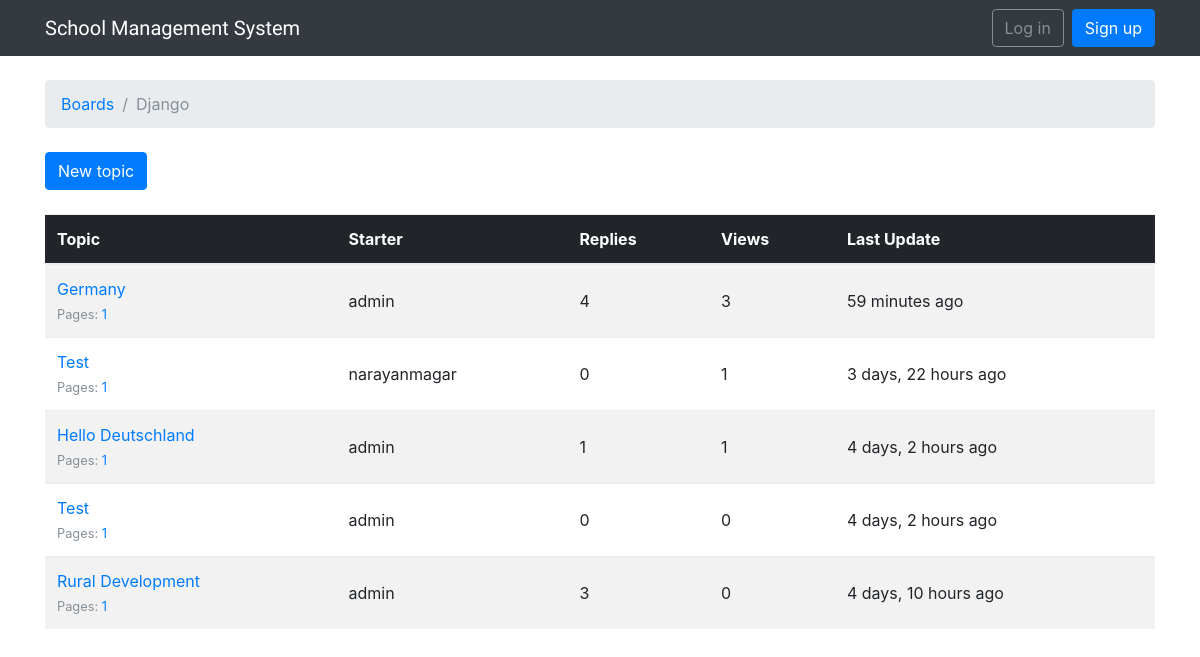
The app's page /boards/1/ with its own data.
### boards/models.py (models this page shows, shortened)
class Board(models.Model):
    name = models.CharField(max_length=30, unique=True)
    description = models.CharField(max_length=100)

class Topic(models.Model):
    subject = models.CharField(max_length=255)
    last_updated = models.DateTimeField(auto_now_add=True)
    board = models.ForeignKey(Board, related_name='topics')
    starter = models.ForeignKey(User, related_name='topics')
    views = models.PositiveIntegerField(default=0)
    def get_page_count(self):
        count = self.posts.count()
        pages = count / 20
        return math.ceil(pages)
    def has_many_pages(self, count=None):
        if count is None:
            count = self.get_page_count()
        return count > 6
    def get_page_range(self):
        count = self.get_page_count()
        if self.has_many_pages(count):
            return range(1, 5)
        return range(1, count + 1)

### boards/views.py (the view)
# urls.py: url(r'^boards/(?P<pk>\d+)/$', views.TopicListView.as_view(), name='board_topics'),
class TopicListView(ListView):
    model = Topic
    context_object_name = 'topics'
    template_name = 'topics.html'
    paginate_by = 20
    def get_context_data(self, **kwargs):
        kwargs['board'] = self.board
        return super().get_context_data(**kwargs)
    def get_queryset(self):
        self.board = get_object_or_404(Board, pk=self.kwargs.get('pk'))
        queryset = self.board.topics.order_by('-last_updated').annotate(replies=Count('posts') - 1)
        return queryset

### templates/topics.html (shortened to what this page needs)
{% extends 'base.html' %}
{% load humanize %}
{% block breadcrumb %}
  <li class="breadcrumb-item"><a href="{% url 'home' %}">Boards</a></li>
  <li class="breadcrumb-item active">{{ board.name }}</li>
{% endblock %}
{% block content %}
  <div class="mb-4">
    <a href="{% url 'new_topic' board.pk %}" class="btn btn-primary">New topic</a>
  </div>
  <table class="table table-striped mb-4">
    <thead class="thead-inverse">
      <tr>
        <th>Topic</th>
        <th>Starter</th>
        <th>Replies</th>
        <th>Views</th>
        <th>Last Update</th>
      </tr>
    </thead>
    <tbody>
      {% for topic in topics %}
        {% url 'topic_posts' board.pk topic.pk as topic_url %}
        <tr>
          <td>
            <p class="mb-0">
              <a href="{{ topic_url }}">{{ topic.subject }}</a>
            </p>
            <small class="text-muted">
              Pages:
              {% for i in topic.get_page_range %}
                <a href="{{ topic_url }}?page={{ i }}">{{ i }}</a>
              {% endfor %}
            </small>
          </td>
          <td class="align-middle">{{ topic.starter.username }}</td>
          <td class="align-middle">{{ topic.replies }}</td>
          <td class="align-middle">{{ topic.views }}</td>
          <td class="align-middle">{{ topic.last_updated|naturaltime }}</td>
        </tr>
      {% endfor %}
    </tbody>
  </table>
{% endblock %}

### records on screen
Board: name "Django"
Topic: subject "Germany", get_page_range "1", starter.username "admin", replies "4", views "3", last_updated "59 minutes ago"
Topic: subject "Test", get_page_range "1", starter.username "narayanmagar", replies "0", views "1", last_updated "3 days, 22 hours ago"
Topic: subject "Hello Deutschland", get_page_range "1", starter.username "admin", replies "1", views "1", last_updated "4 days, 2 hours ago"
Topic: subject "Test", get_page_range "1", starter.username "admin", replies "0", views "0", last_updated "4 days, 2 hours ago"
Topic: subject "Rural Development", get_page_range "1", starter.username "admin", replies "3", views "0", last_updated "4 days, 10 hours ago"
